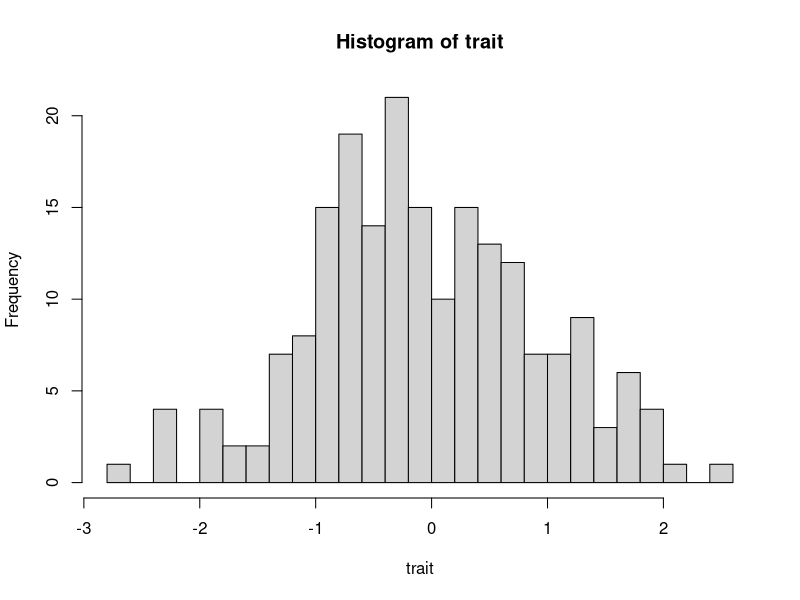

This chart was generated by the following R code:

# Question 9

loci <- 15
indiv <- 200
h2 <- 0.5


af <- runif(loci)

x <- t(replicate(indiv, rbinom(loci, 2, af)))


# Check polymorphism
polymorphic = apply(x, 2, var) == 0
sum(polymorphic)

x <- scale(x)


beta <- rnorm(loci, 0, sqrt(h2/loci))
genetic <- x %*% beta


# Environmental is per person
environmental <- rnorm(indiv, 0, sqrt(1 - h2))

trait <- genetic + environmental

hist(trait, breaks = 20)